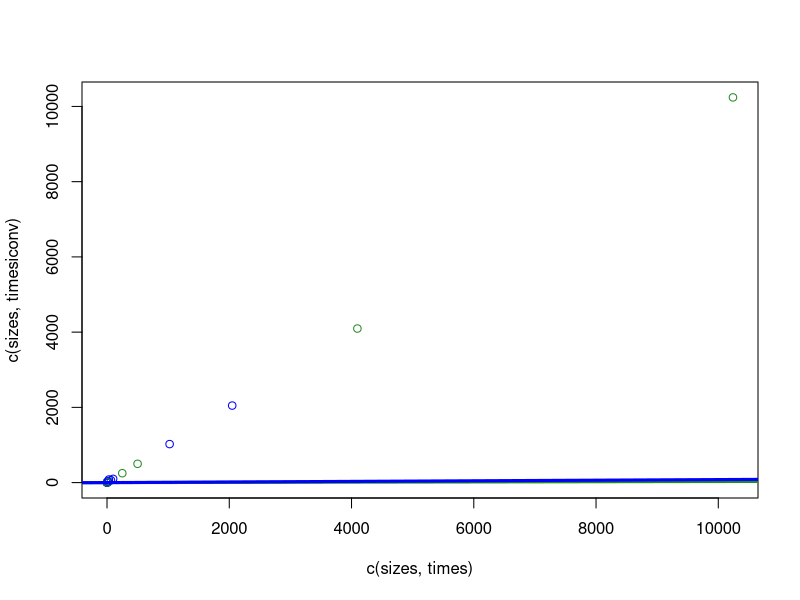

This figure's R source:

sizes=c(16, 32, 64, 100, 250, 500, 1024, 2048, 4096, 10240)
times=c(0.4, 0.5, 0.6, 0.7, 1.1, 1.8, 3.3, 6.3, 12.4, 30.7)
timesiconv=c(0.5, 0.6, 0.9, 1.2, 2.4, 4.4, 8.6, 16.8, 33.3, 82.6)
model <- lm(times~sizes)
modeliconv <- lm(timesiconv~sizes)
summary(model)
summary(modeliconv)
plot(c(sizes,times), c(sizes, timesiconv), col = rep(c('forestgreen','blue'), each=2))
abline(lm(times~sizes),col = 'forestgreen',lwd = 3)
abline(lm(timesiconv~sizes),col = 'blue',lwd = 3)
